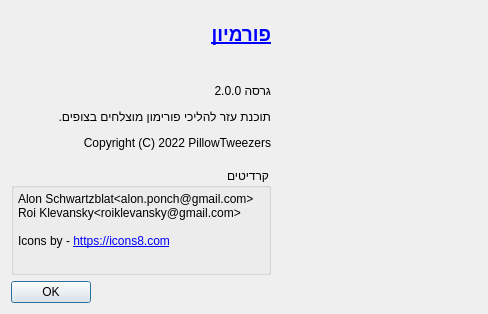
<?xml version="1.0" encoding="UTF-8"?>
<ui version="4.0">
 <class>AboutDialog</class>
 <widget class="QDialog" name="AboutDialog">
  <property name="geometry">
   <rect>
    <x>0</x>
    <y>0</y>
    <width>488</width>
    <height>314</height>
   </rect>
  </property>
  <property name="windowTitle">
   <string>אודות פורמיון</string>
  </property>
  <property name="layoutDirection">
   <enum>Qt::RightToLeft</enum>
  </property>
  <layout class="QVBoxLayout" name="verticalLayout">
   <item>
    <layout class="QHBoxLayout" name="horizontalLayout">
     <property name="topMargin">
      <number>12</number>
     </property>
     <item>
      <widget class="QLabel" name="label">
       <property name="sizePolicy">
        <sizepolicy hsizetype="Fixed" vsizetype="Fixed">
         <horstretch>0</horstretch>
         <verstretch>0</verstretch>
        </sizepolicy>
       </property>
       <property name="minimumSize">
        <size>
         <width>200</width>
         <height>200</height>
        </size>
       </property>
       <property name="maximumSize">
        <size>
         <width>200</width>
         <height>200</height>
        </size>
       </property>
       <property name="text">
        <string/>
       </property>
       <property name="pixmap">
        <pixmap resource="about.qrc">:/assets/logo.png</pixmap>
       </property>
       <property name="scaledContents">
        <bool>true</bool>
       </property>
      </widget>
     </item>
     <item>
      <layout class="QVBoxLayout" name="verticalLayout_2">
       <item>
        <layout class="QVBoxLayout" name="verticalLayout_3">
         <item>
          <widget class="QLabel" name="dataLabel">
           <property name="text">
            <string>&lt;!DOCTYPE HTML PUBLIC &quot;-//W3C//DTD HTML 4.0//EN&quot; &quot;http://www.w3.org/TR/REC-html40/strict.dtd&quot;&gt;
&lt;html&gt;&lt;head&gt;&lt;meta name=&quot;qrichtext&quot; content=&quot;1&quot; /&gt;&lt;meta charset=&quot;utf-8&quot; /&gt;&lt;style type=&quot;text/css&quot;&gt;
p, li { white-space: pre-wrap; }
&lt;/style&gt;&lt;/head&gt;&lt;body style=&quot; font-family:'Segoe UI'; font-size:9pt; font-weight:400; font-style:normal;&quot;&gt;
&lt;p dir='rtl' style=&quot; margin-top:0px; margin-bottom:0px; margin-left:0px; margin-right:0px; -qt-block-indent:0; text-indent:0px;&quot;&gt;&lt;a href=&quot;https://github.com/PillowTweezers/PurMyun&quot;&gt;&lt;span style=&quot; font-size:14pt; font-weight:700; text-decoration: underline; color:#0000ff;&quot;&gt;פורמיון&lt;/span&gt;&lt;/a&gt;&lt;/p&gt;
&lt;p align=&quot;right&quot; style=&quot;-qt-paragraph-type:empty; margin-top:12px; margin-bottom:12px; margin-left:0px; margin-right:0px; -qt-block-indent:0; text-indent:0px;&quot;&gt;&lt;br /&gt;&lt;/p&gt;
&lt;p align=&quot;right&quot; style=&quot; margin-top:12px; margin-bottom:12px; margin-left:0px; margin-right:0px; -qt-block-indent:0; text-indent:0px;&quot;&gt;גרסה 2.0.0&lt;/p&gt;
&lt;p align=&quot;right&quot; style=&quot; margin-top:12px; margin-bottom:12px; margin-left:0px; margin-right:0px; -qt-block-indent:0; text-indent:0px;&quot;&gt;.תוכנת עזר להליכי פורימון מוצלחים בצופים&lt;/p&gt;
&lt;p align=&quot;right&quot; style=&quot; margin-top:12px; margin-bottom:12px; margin-left:0px; margin-right:0px; -qt-block-indent:0; text-indent:0px;&quot;&gt;Copyright (C) 2022 PillowTweezers&lt;/p&gt;&lt;/body&gt;&lt;/html&gt;</string>
           </property>
          </widget>
         </item>
         <item>
          <spacer name="verticalSpacer">
           <property name="orientation">
            <enum>Qt::Vertical</enum>
           </property>
           <property name="sizeType">
            <enum>QSizePolicy::Fixed</enum>
           </property>
           <property name="sizeHint" stdset="0">
            <size>
             <width>20</width>
             <height>12</height>
            </size>
           </property>
          </spacer>
         </item>
         <item>
          <widget class="QGroupBox" name="groupBox">
           <property name="title">
            <string>קרדיטים</string>
           </property>
           <layout class="QVBoxLayout" name="verticalLayout_4">
            <property name="leftMargin">
             <number>0</number>
            </property>
            <property name="topMargin">
             <number>0</number>
            </property>
            <property name="rightMargin">
             <number>0</number>
            </property>
            <property name="bottomMargin">
             <number>0</number>
            </property>
            <item>
             <widget class="QTextBrowser" name="creditsTextBrowser">
              <property name="styleSheet">
               <string notr="true">background : transparent;border:0px;</string>
              </property>
              <property name="html">
               <string>&lt;!DOCTYPE HTML PUBLIC &quot;-//W3C//DTD HTML 4.0//EN&quot; &quot;http://www.w3.org/TR/REC-html40/strict.dtd&quot;&gt;
&lt;html&gt;&lt;head&gt;&lt;meta name=&quot;qrichtext&quot; content=&quot;1&quot; /&gt;&lt;meta charset=&quot;utf-8&quot; /&gt;&lt;style type=&quot;text/css&quot;&gt;
p, li { white-space: pre-wrap; }
&lt;/style&gt;&lt;/head&gt;&lt;body style=&quot; font-family:'Segoe UI'; font-size:9pt; font-weight:400; font-style:normal;&quot;&gt;
&lt;p style=&quot; margin-top:0px; margin-bottom:0px; margin-left:0px; margin-right:0px; -qt-block-indent:0; text-indent:0px;&quot;&gt;Alon Schwartzblat&amp;lt;alon.ponch@gmail.com&amp;gt;&lt;/p&gt;
&lt;p style=&quot; margin-top:0px; margin-bottom:0px; margin-left:0px; margin-right:0px; -qt-block-indent:0; text-indent:0px;&quot;&gt;Roi Klevansky&amp;lt;roiklevansky@gmail.com&amp;gt;&lt;/p&gt;
&lt;p style=&quot;-qt-paragraph-type:empty; margin-top:0px; margin-bottom:0px; margin-left:0px; margin-right:0px; -qt-block-indent:0; text-indent:0px;&quot;&gt;&lt;br /&gt;&lt;/p&gt;
&lt;p style=&quot; margin-top:0px; margin-bottom:0px; margin-left:0px; margin-right:0px; -qt-block-indent:0; text-indent:0px;&quot;&gt;Icons by - &lt;a href=&quot;https://icons8.com&quot;&gt;&lt;span style=&quot; text-decoration: underline; color:#0000ff;&quot;&gt;https://icons8.com&lt;/span&gt;&lt;/a&gt;&lt;/p&gt;&lt;/body&gt;&lt;/html&gt;</string>
              </property>
             </widget>
            </item>
           </layout>
          </widget>
         </item>
        </layout>
       </item>
      </layout>
     </item>
    </layout>
   </item>
   <item>
    <widget class="QDialogButtonBox" name="buttonBox">
     <property name="orientation">
      <enum>Qt::Horizontal</enum>
     </property>
     <property name="standardButtons">
      <set>QDialogButtonBox::Ok</set>
     </property>
    </widget>
   </item>
  </layout>
 </widget>
 <resources>
  <include location="about.qrc"/>
 </resources>
 <connections>
  <connection>
   <sender>buttonBox</sender>
   <signal>accepted()</signal>
   <receiver>AboutDialog</receiver>
   <slot>accept()</slot>
   <hints>
    <hint type="sourcelabel">
     <x>248</x>
     <y>254</y>
    </hint>
    <hint type="destinationlabel">
     <x>157</x>
     <y>274</y>
    </hint>
   </hints>
  </connection>
  <connection>
   <sender>buttonBox</sender>
   <signal>rejected()</signal>
   <receiver>AboutDialog</receiver>
   <slot>reject()</slot>
   <hints>
    <hint type="sourcelabel">
     <x>316</x>
     <y>260</y>
    </hint>
    <hint type="destinationlabel">
     <x>286</x>
     <y>274</y>
    </hint>
   </hints>
  </connection>
 </connections>
</ui>
